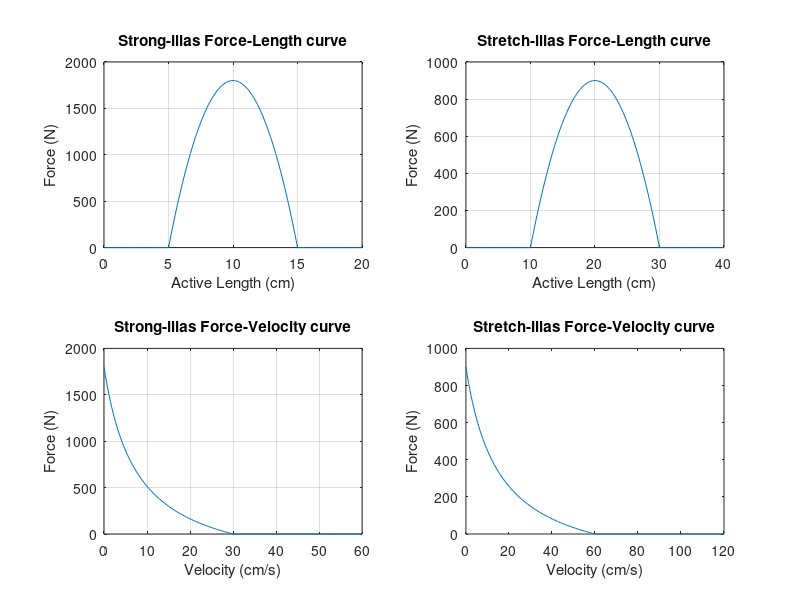

Write the MATLAB code that produced this figure. (Note: this script raises an error after producing the figure.)

clc; clear;

w = 0.5;
af = 0.25;

muscle_vol = 600; % cm3
stress_iso_peak = 0.3*10^6*10^-4; % N/cm2

force_iso_max_a = 1800; % N
force_iso_max_b = 900; % N

PCSA_a = force_iso_max_a/stress_iso_peak; % cm2
PCSA_b = force_iso_max_b/stress_iso_peak; % cm2

l_n = 0:0.01:2;

len_opt_a = muscle_vol/PCSA_a; % cm
len_opt_b = muscle_vol/PCSA_b; % cm

%%%%%%%%%%%%%%%%%%%%%%%%%%%%%%%%%%%%%%%%%%%%%%%%%%%%%%%%%%%%%%%%
% Selecting optimal length

%len_opt_a = 5;
%len_opt_b = 10;

%PCSA_a = muscle_vol/len_opt_a;
%PCSA_b = muscle_vol/len_opt_b;

%l_n = len_range/len_opt;

len_range_a = l_n*len_opt_a;
len_range_b = l_n*len_opt_b;

v_max_a = 3*len_opt_a;
v_max_b = 3*len_opt_b;

v_n = 0:0.01:2;

%v_n = len_range/v_max;

vel_range_a = v_max_a*v_n;
vel_range_b = v_max_b*v_n;

f_l = 1 - ((l_n - 1)./w).^2;
f_l(f_l<0) = 0;

subplot(2,2,1)
plot(len_range_a, force_iso_max_a*f_l)
ylabel('Force (N)')
xlabel('Active Length (cm)')
title('Strong-ilias Force-Length curve')
grid on

subplot(2,2,2)
plot(len_range_b, force_iso_max_b*f_l)
ylabel('Force (N)')
xlabel('Active Length (cm)')
title('Stretch-ilias Force-Length curve')
grid on

f_v = (1 - v_n)./(1 + (v_n/af));

subplot(2,2,3)
f_v(f_v<0) = 0;
plot(vel_range_a, force_iso_max_a*f_v);
ylabel('Force (N)')
xlabel('Velocity (cm/s)')
title('Strong-ilias Force-Velocity curve')
grid on

subplot(2,2,4)
f_v(f_v<0) = 0;
plot(vel_range_b, force_iso_max_b*f_v);
ylabel('Force (N)')
xlabel('Velocity (cm/s)')
title('Stretch-ilias Force-Velocity curve')
suptitle('Method-1 (Calculation)')
grid on

figure
hold on
%subplot(1,2,1)
H1 = plot(vel_range_a, force_iso_max_a*f_v.*vel_range_a*10^-2);
H2 = plot(vel_range_b, force_iso_max_b*f_v.*vel_range_b*10^-2);
ylabel('Power (Watt)')
xlabel('Velocity (cm/s)')
xlim([0 70])
legend([H1 H2],{'Strong-ilias', 'Stretch-ilias'})
title('Method-1 (Calculation)')
grid on

hold off

